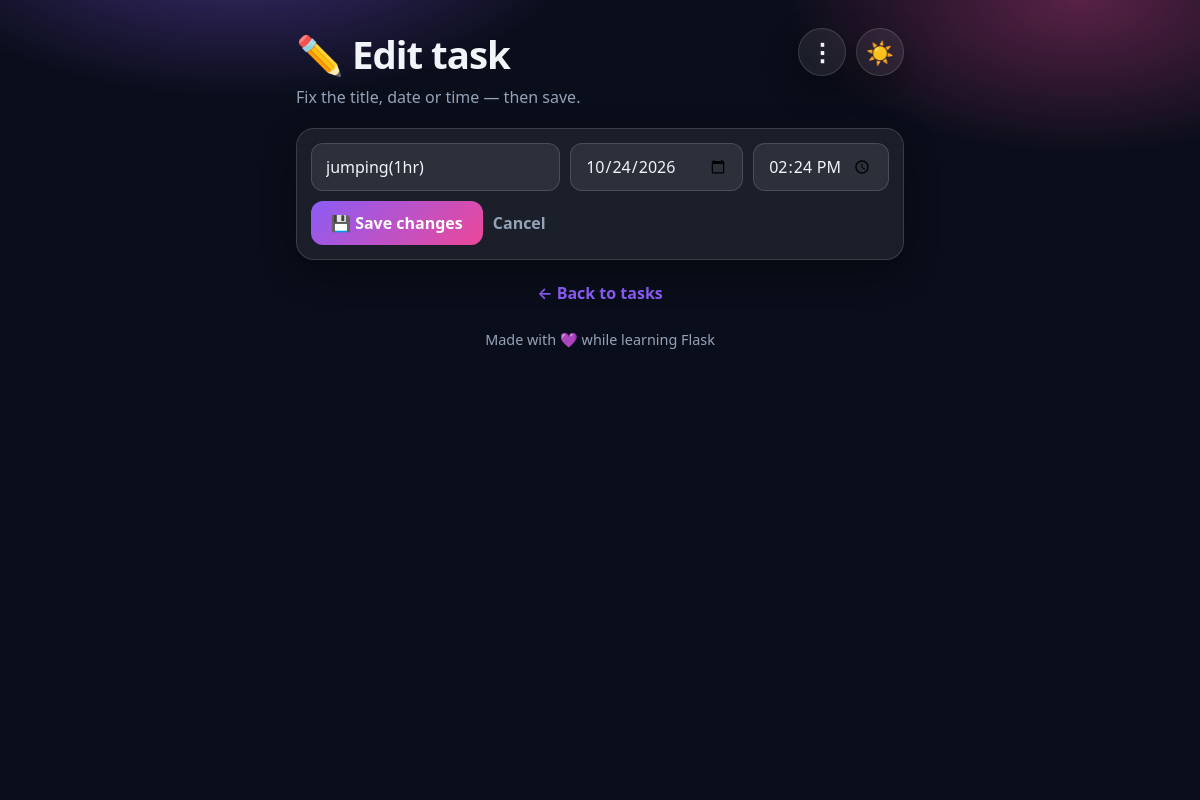
Screenshot of /edit/17 with the database file from the repository.
### tables this page shows
CREATE TABLE tasks (
            id INTEGER PRIMARY KEY AUTOINCREMENT,
            title TEXT NOT NULL,
            due_date TEXT NOT NULL DEFAULT '',
            done INTEGER NOT NULL DEFAULT 0,
            created_at TEXT NOT NULL DEFAULT ''
        , due_time TEXT NOT NULL DEFAULT '');

### app.py (the view, shortened to what this page needs)
@app.route("/edit/<int:task_id>", methods=["GET", "POST"])
def edit_task(task_id):
    db = get_db()
    task = db.execute("SELECT * FROM tasks WHERE id = ?", (task_id,)).fetchone()
    if not task:
        return redirect(url_for("index"))
    return render_template(
        "edit.html",
        t=task,
        back=request.referrer or url_for("index"),
        due_count=due_count(db),
    )

### app.py (called while the page is built)
def get_db():
    if "db" not in g:
        if USE_PG:
            import psycopg2
            import psycopg2.extras
            raw = psycopg2.connect(
                DATABASE_URL, cursor_factory=psycopg2.extras.RealDictCursor
            )
            g.db = _PGConnection(raw)
        else:
            os.makedirs(app.instance_path, exist_ok=True)
            conn = sqlite3.connect(DATABASE)
            conn.row_factory = sqlite3.Row
            g.db = conn
    return g.db

def due_count(db):
    return db.execute("SELECT COUNT(*) AS c FROM tasks WHERE done = 0").fetchone()["c"]

### templates/edit.html (shortened to what this page needs)
<!DOCTYPE html>
<html lang="en" data-theme="dark">
<head>
    <link rel="stylesheet" href="{{ url_for('static', filename='style.css') }}" />
</head>
<body>
    <div class="bg-glow"></div>
    <main class="wrap">
        <header class="hero">
            <div>
                <h1>✏️ Edit task</h1>
                <p class="tagline">Fix the title, date or time — then save.</p>
            </div>
            <div class="header-actions">
                <div class="menu-wrap">
                    <button class="menu-btn" id="menuBtn" type="button" title="More options">⋮</button>
                </div>
                <button class="theme-btn" id="themeBtn" type="button" title="Switch theme">🌙</button>
            </div>
        </header>
        <form class="add-form card" action="{{ url_for('edit_task', task_id=t.id) }}" method="post">
            <input type="text" name="title" value="{{ t.title }}" required autofocus />
            <input type="date" id="dueDate" name="due_date" value="{{ t.due_date }}" title="Due date" />
            <input type="time" id="dueTime" name="due_time" value="{{ t.due_time }}" title="Due time" />
            <button type="submit">💾 Save changes</button>
            <a class="cancel-link" href="{{ back }}">Cancel</a>
        </form>
        <p class="back-link"><a href="{{ url_for('index') }}">← Back to tasks</a></p>
        <footer>
            <p>Made with 💜 while learning Flask</p>
        </footer>
    </main>
</body>
</html>

### static/style.css (style rules this page uses)
:root, [data-theme="dark"] { --bg: #0a0e1a; --card: rgba(255, 255, 255, 0.07); --card-border: rgba(255, 255, 255, 0.14); --text: #f1f5f9; --muted: #94a3b8; --accent: #8b5cf6; --accent2: #ec4899; --accent-grad: linear-gradient(135deg, #8b5cf6, #ec4899); --input-bg: rgba(255, 255, 255, 0.08); --glow: radial-gradient(600px 300px at 20% -10%, rgba(139, 92, 246, 0.45), transparent 60%), radial-gradient(500px 260px at 90% 0%, rgba(236, 72, 153, 0.35), transparent 60%); --shadow: 0 12px 32px rgba(0, 0, 0, 0.35); }
* { box-sizing: border-box; }
body { margin: 0; font-family: "Segoe UI", system-ui, -apple-system, sans-serif; background: var(--bg); color: var(--text); min-height: 100vh; transition: background 0.3s, color 0.3s; }
.bg-glow { position: fixed; inset: 0; background: var(--glow); pointer-events: none; z-index: 0; }
.wrap { position: relative; z-index: 1; max-width: 640px; margin: 0 auto; padding: 28px 16px 40px; }
.hero { display: flex; align-items: flex-start; justify-content: space-between; gap: 12px; margin-bottom: 20px; }
.hero h1 { margin: 0; font-size: 2.4rem; letter-spacing: -1px; }
.tagline { margin: 6px 0 0; color: var(--muted); }
.header-actions { display: flex; gap: 10px; align-items: flex-start; flex-shrink: 0; }
.theme-btn { font-size: 1.4rem; background: var(--card); border: 1px solid var(--card-border); border-radius: 999px; width: 48px; height: 48px; cursor: pointer; box-shadow: var(--shadow); transition: transform 0.15s; }
.menu-wrap { position: relative; }
.menu-btn { font-size: 1.5rem; font-weight: 700; line-height: 1; background: var(--card); color: var(--text); border: 1px solid var(--card-border); border-radius: 999px; width: 48px; height: 48px; cursor: pointer; box-shadow: var(--shadow); }
.card { background: var(--card); border: 1px solid var(--card-border); border-radius: 18px; box-shadow: var(--shadow); backdrop-filter: blur(12px); }
.add-form { display: flex; gap: 10px; padding: 14px; margin-bottom: 16px; flex-wrap: wrap; }
.add-form input[type="text"] { flex: 1 1 220px; min-width: 180px; }
input, button { font: inherit; }
input[type="text"], input[type="date"], input[type="time"] { background: var(--input-bg); color: var(--text); border: 1px solid var(--card-border); border-radius: 12px; padding: 11px 14px; outline: none; }
.add-form button { background: var(--accent-grad); color: #fff; border: none; border-radius: 12px; padding: 11px 20px; font-weight: 700; cursor: pointer; }
.cancel-link { align-self: center; color: var(--muted); font-weight: 600; text-decoration: none; }
.back-link { text-align: center; margin-top: 22px; }
.back-link a { color: var(--accent); font-weight: 600; text-decoration: none; }
footer { text-align: center; color: var(--muted); font-size: 0.9rem; margin-top: 26px; }

### rows the page displays
tasks: title "jumping(1hr)", due_date "10/24/2026", due_time "14:24"
